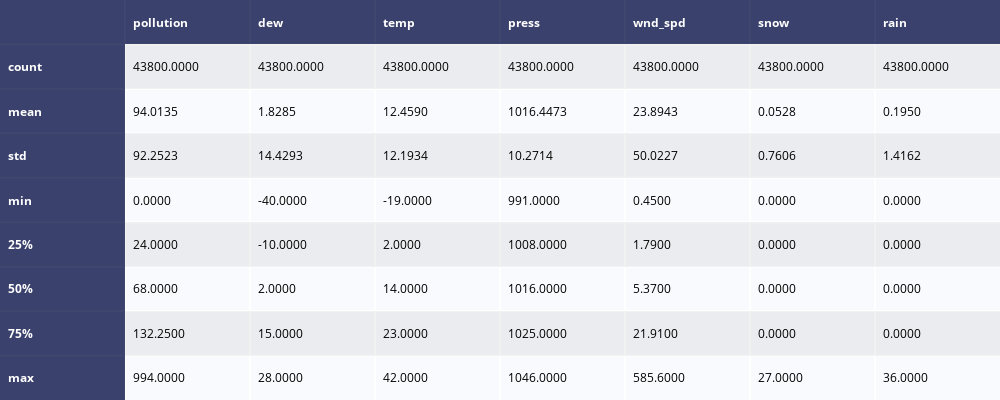

The cell this chart's notebook holds for it:
### Code cell
# Plotting the pandas describe table
fig =  ff.create_table(pollution_df.describe().applymap("{0:.4f}".format), index=True)
fig.update_layout(
    autosize=False,
    width=1000,
    height=400
)
fig.write_image("visualizations/pandas_describe.png", scale=2)
fig.show()

### Figure 1 — Plotly figure (JSON) as saved in the notebook; plotly's stock layout.template omitted (floating-point values rounded to 4 significant figures)
{"data": [{"colorscale": [[0, "#00083e"], [0.5, "#ededee"], [1, "#ffffff"]], "hoverinfo": "none", "opacity": 0.75, "showscale": false, "type": "heatmap", "z": [[0, 0, 0, 0, 0, 0, 0, 0], [0, 0.5, 0.5, 0.5, 0.5, 0.5, 0.5, 0.5], [0, 1, 1, 1, 1, 1, 1, 1], [0, 0.5, 0.5, 0.5, 0.5, 0.5, 0.5, 0.5], [0, 1, 1, 1, 1, 1, 1, 1], [0, 0.5, 0.5, 0.5, 0.5, 0.5, 0.5, 0.5], [0, 1, 1, 1, 1, 1, 1, 1], [0, 0.5, 0.5, 0.5, 0.5, 0.5, 0.5, 0.5], [0, 1, 1, 1, 1, 1, 1, 1]]}], "layout": {"annotations": [{"align": "left", "font": {"color": "#ffffff"}, "showarrow": false, "text": "<b></b>", "x": -0.45, "xanchor": "left", "xref": "x", "y": 0, "yref": "y"}, {"align": "left", "font": {"color": "#ffffff"}, "showarrow": false, "text": "<b>pollution</b>", "x": 0.55, "xanchor": "left", "xref": "x", "y": 0, "yref": "y"}, {"align": "left", "font": {"color": "#ffffff"}, "showarrow": false, "text": "<b>dew</b>", "x": 1.55, "xanchor": "left", "xref": "x", "y": 0, "yref": "y"}, {"align": "left", "font": {"color": "#ffffff"}, "showarrow": false, "text": "<b>temp</b>", "x": 2.55, "xanchor": "left", "xref": "x", "y": 0, "yref": "y"}, {"align": "left", "font": {"color": "#ffffff"}, "showarrow": false, "text": "<b>press</b>", "x": 3.55, "xanchor": "left", "xref": "x", "y": 0, "yref": "y"}, {"align": "left", "font": {"color": "#ffffff"}, "showarrow": false, "text": "<b>wnd_spd</b>", "x": 4.55, "xanchor": "left", "xref": "x", "y": 0, "yref": "y"}, {"align": "left", "font": {"color": "#ffffff"}, "showarrow": false, "text": "<b>snow</b>", "x": 5.55, "xanchor": "left", "xref": "x", "y": 0, "yref": "y"}, {"align": "left", "font": {"color": "#ffffff"}, "showarrow": false, "text": "<b>rain</b>", "x": 6.55, "xanchor": "left", "xref": "x", "y": 0, "yref": "y"}, {"align": "left", "font": {"color": "#ffffff"}, "showarrow": false, "text": "<b>count</b>", "x": -0.45, "xanchor": "left", "xref": "x", "y": 1, "yref": "y"}, {"align": "left", "font": {"color": "#000000"}, "showarrow": false, "text": "43800.0000", "x": 0.55, "xanchor": "left", "xref": "x", "y": 1, "yref": "y"}, {"align": "left", "font": {"color": "#000000"}, "showarrow": false, "text": "43800.0000", "x": 1.55, "xanchor": "left", "xref": "x", "y": 1, "yref": "y"}, {"align": "left", "font": {"color": "#000000"}, "showarrow": false, "text": "43800.0000", "x": 2.55, "xanchor": "left", "xref": "x", "y": 1, "yref": "y"}, {"align": "left", "font": {"color": "#000000"}, "showarrow": false, "text": "43800.0000", "x": 3.55, "xanchor": "left", "xref": "x", "y": 1, "yref": "y"}, {"align": "left", "font": {"color": "#000000"}, "showarrow": false, "text": "43800.0000", "x": 4.55, "xanchor": "left", "xref": "x", "y": 1, "yref": "y"}, {"align": "left", "font": {"color": "#000000"}, "showarrow": false, "text": "43800.0000", "x": 5.55, "xanchor": "left", "xref": "x", "y": 1, "yref": "y"}, {"align": "left", "font": {"color": "#000000"}, "showarrow": false, "text": "43800.0000", "x": 6.55, "xanchor": "left", "xref": "x", "y": 1, "yref": "y"}, {"align": "left", "font": {"color": "#ffffff"}, "showarrow": false, "text": "<b>mean</b>", "x": -0.45, "xanchor": "left", "xref": "x", "y": 2, "yref": "y"}, {"align": "left", "font": {"color": "#000000"}, "showarrow": false, "text": "94.0135", "x": 0.55, "xanchor": "left", "xref": "x", "y": 2, "yref": "y"}, {"align": "left", "font": {"color": "#000000"}, "showarrow": false, "text": "1.8285", "x": 1.55, "xanchor": "left", "xref": "x", "y": 2, "yref": "y"}, {"align": "left", "font": {"color": "#000000"}, "showarrow": false, "text": "12.4590", "x": 2.55, "xanchor": "left", "xref": "x", "y": 2, "yref": "y"}, {"align": "left", "font": {"color": "#000000"}, "showarrow": false, "text": "1016.4473", "x": 3.55, "xanchor": "left", "xref": "x", "y": 2, "yref": "y"}, {"align": "left", "font": {"color": "#000000"}, "showarrow": false, "text": "23.8943", "x": 4.55, "xanchor": "left", "xref": "x", "y": 2, "yref": "y"}, {"align": "left", "font": {"color": "#000000"}, "showarrow": false, "text": "0.0528", "x": 5.55, "xanchor": "left", "xref": "x", "y": 2, "yref": "y"}, {"align": "left", "font": {"color": "#000000"}, "showarrow": false, "text": "0.1950", "x": 6.55, "xanchor": "left", "xref": "x", "y": 2, "yref": "y"}, {"align": "left", "font": {"color": "#ffffff"}, "showarrow": false, "text": "<b>std</b>", "x": -0.45, "xanchor": "left", "xref": "x", "y": 3, "yref": "y"}, {"align": "left", "font": {"color": "#000000"}, "showarrow": false, "text": "92.2523", "x": 0.55, "xanchor": "left", "xref": "x", "y": 3, "yref": "y"}, {"align": "left", "font": {"color": "#000000"}, "showarrow": false, "text": "14.4293", "x": 1.55, "xanchor": "left", "xref": "x", "y": 3, "yref": "y"}, {"align": "left", "font": {"color": "#000000"}, "showarrow": false, "text": "12.1934", "x": 2.55, "xanchor": "left", "xref": "x", "y": 3, "yref": "y"}, {"align": "left", "font": {"color": "#000000"}, "showarrow": false, "text": "10.2714", "x": 3.55, "xanchor": "left", "xref": "x", "y": 3, "yref": "y"}, {"align": "left", "font": {"color": "#000000"}, "showarrow": false, "text": "50.0227", "x": 4.55, "xanchor": "left", "xref": "x", "y": 3, "yref": "y"}, {"align": "left", "font": {"color": "#000000"}, "showarrow": false, "text": "0.7606", "x": 5.55, "xanchor": "left", "xref": "x", "y": 3, "yref": "y"}, {"align": "left", "font": {"color": "#000000"}, "showarrow": false, "text": "1.4162", "x": 6.55, "xanchor": "left", "xref": "x", "y": 3, "yref": "y"}, {"align": "left", "font": {"color": "#ffffff"}, "showarrow": false, "text": "<b>min</b>", "x": -0.45, "xanchor": "left", "xref": "x", "y": 4, "yref": "y"}, {"align": "left", "font": {"color": "#000000"}, "showarrow": false, "text": "0.0000", "x": 0.55, "xanchor": "left", "xref": "x", "y": 4, "yref": "y"}, {"align": "left", "font": {"color": "#000000"}, "showarrow": false, "text": "-40.0000", "x": 1.55, "xanchor": "left", "xref": "x", "y": 4, "yref": "y"}, {"align": "left", "font": {"color": "#000000"}, "showarrow": false, "text": "-19.0000", "x": 2.55, "xanchor": "left", "xref": "x", "y": 4, "yref": "y"}, {"align": "left", "font": {"color": "#000000"}, "showarrow": false, "text": "991.0000", "x": 3.55, "xanchor": "left", "xref": "x", "y": 4, "yref": "y"}, {"align": "left", "font": {"color": "#000000"}, "showarrow": false, "text": "0.4500", "x": 4.55, "xanchor": "left", "xref": "x", "y": 4, "yref": "y"}, {"align": "left", "font": {"color": "#000000"}, "showarrow": false, "text": "0.0000", "x": 5.55, "xanchor": "left", "xref": "x", "y": 4, "yref": "y"}, {"align": "left", "font": {"color": "#000000"}, "showarrow": false, "text": "0.0000", "x": 6.55, "xanchor": "left", "xref": "x", "y": 4, "yref": "y"}, {"align": "left", "font": {"color": "#ffffff"}, "showarrow": false, "text": "<b>25%</b>", "x": -0.45, "xanchor": "left", "xref": "x", "y": 5, "yref": "y"}, {"align": "left", "font": {"color": "#000000"}, "showarrow": false, "text": "24.0000", "x": 0.55, "xanchor": "left", "xref": "x", "y": 5, "yref": "y"}, {"align": "left", "font": {"color": "#000000"}, "showarrow": false, "text": "-10.0000", "x": 1.55, "xanchor": "left", "xref": "x", "y": 5, "yref": "y"}, {"align": "left", "font": {"color": "#000000"}, "showarrow": false, "text": "2.0000", "x": 2.55, "xanchor": "left", "xref": "x", "y": 5, "yref": "y"}, {"align": "left", "font": {"color": "#000000"}, "showarrow": false, "text": "1008.0000", "x": 3.55, "xanchor": "left", "xref": "x", "y": 5, "yref": "y"}, {"align": "left", "font": {"color": "#000000"}, "showarrow": false, "text": "1.7900", "x": 4.55, "xanchor": "left", "xref": "x", "y": 5, "yref": "y"}, {"align": "left", "font": {"color": "#000000"}, "showarrow": false, "text": "0.0000", "x": 5.55, "xanchor": "left", "xref": "x", "y": 5, "yref": "y"}, {"align": "left", "font": {"color": "#000000"}, "showarrow": false, "text": "0.0000", "x": 6.55, "xanchor": "left", "xref": "x", "y": 5, "yref": "y"}, {"align": "left", "font": {"color": "#ffffff"}, "showarrow": false, "text": "<b>50%</b>", "x": -0.45, "xanchor": "left", "xref": "x", "y": 6, "yref": "y"}, {"align": "left", "font": {"color": "#000000"}, "showarrow": false, "text": "68.0000", "x": 0.55, "xanchor": "left", "xref": "x", "y": 6, "yref": "y"}, {"align": "left", "font": {"color": "#000000"}, "showarrow": false, "text": "2.0000", "x": 1.55, "xanchor": "left", "xref": "x", "y": 6, "yref": "y"}, {"align": "left", "font": {"color": "#000000"}, "showarrow": false, "text": "14.0000", "x": 2.55, "xanchor": "left", "xref": "x", "y": 6, "yref": "y"}, {"align": "left", "font": {"color": "#000000"}, "showarrow": false, "text": "1016.0000", "x": 3.55, "xanchor": "left", "xref": "x", "y": 6, "yref": "y"}, {"align": "left", "font": {"color": "#000000"}, "showarrow": false, "text": "5.3700", "x": 4.55, "xanchor": "left", "xref": "x", "y": 6, "yref": "y"}, {"align": "left", "font": {"color": "#000000"}, "showarrow": false, "text": "0.0000", "x": 5.55, "xanchor": "left", "xref": "x", "y": 6, "yref": "y"}, {"align": "left", "font": {"color": "#000000"}, "showarrow": false, "text": "0.0000", "x": 6.55, "xanchor": "left", "xref": "x", "y": 6, "yref": "y"}, {"align": "left", "font": {"color": "#ffffff"}, "showarrow": false, "text": "<b>75%</b>", "x": -0.45, "xanchor": "left", "xref": "x", "y": 7, "yref": "y"}, {"align": "left", "font": {"color": "#000000"}, "showarrow": false, "text": "132.2500", "x": 0.55, "xanchor": "left", "xref": "x", "y": 7, "yref": "y"}, {"align": "left", "font": {"color": "#000000"}, "showarrow": false, "text": "15.0000", "x": 1.55, "xanchor": "left", "xref": "x", "y": 7, "yref": "y"}, {"align": "left", "font": {"color": "#000000"}, "showarrow": false, "text": "23.0000", "x": 2.55, "xanchor": "left", "xref": "x", "y": 7, "yref": "y"}, {"align": "left", "font": {"color": "#000000"}, "showarrow": false, "text": "1025.0000", "x": 3.55, "xanchor": "left", "xref": "x", "y": 7, "yref": "y"}, {"align": "left", "font": {"color": "#000000"}, "showarrow": false, "text": "21.9100", "x": 4.55, "xanchor": "left", "xref": "x", "y": 7, "yref": "y"}, {"align": "left", "font": {"color": "#000000"}, "showarrow": false, "text": "0.0000", "x": 5.55, "xanchor": "left", "xref": "x", "y": 7, "yref": "y"}, {"align": "left", "font": {"color": "#000000"}, "showarrow": false, "text": "0.0000", "x": 6.55, "xanchor": "left", "xref": "x", "y": 7, "yref": "y"}, {"align": "left", "font": {"color": "#ffffff"}, "showarrow": false, "text": "<b>max</b>", "x": -0.45, "xanchor": "left", "xref": "x", "y": 8, "yref": "y"}, {"align": "left", "font": {"color": "#000000"}, "showarrow": false, "text": "994.0000", "x": 0.55, "xanchor": "left", "xref": "x", "y": 8, "yref": "y"}, {"align": "left", "font": {"color": "#000000"}, "showarrow": false, "text": "28.0000", "x": 1.55, "xanchor": "left", "xref": "x", "y": 8, "yref": "y"}, {"align": "left", "font": {"color": "#000000"}, "showarrow": false, "text": "42.0000", "x": 2.55, "xanchor": "left", "xref": "x", "y": 8, "yref": "y"}, {"align": "left", "font": {"color": "#000000"}, "showarrow": false, "text": "1046.0000", "x": 3.55, "xanchor": "left", "xref": "x", "y": 8, "yref": "y"}, {"align": "left", "font": {"color": "#000000"}, "showarrow": false, "text": "585.6000", "x": 4.55, "xanchor": "left", "xref": "x", "y": 8, "yref": "y"}, {"align": "left", "font": {"color": "#000000"}, "showarrow": false, "text": "27.0000", "x": 5.55, "xanchor": "left", "xref": "x", "y": 8, "yref": "y"}, {"align": "left", "font": {"color": "#000000"}, "showarrow": false, "text": "36.0000", "x": 6.55, "xanchor": "left", "xref": "x", "y": 8, "yref": "y"}], "autosize": false, "height": 400, "margin": {"b": 0, "l": 0, "r": 0, "t": 0}, "width": 1000, "xaxis": {"dtick": 1, "gridwidth": 2, "showticklabels": false, "tick0": -0.5, "ticks": "", "zeroline": false}, "yaxis": {"autorange": "reversed", "dtick": 1, "gridwidth": 2, "showticklabels": false, "tick0": 0.5, "ticks": "", "zeroline": false}}}
